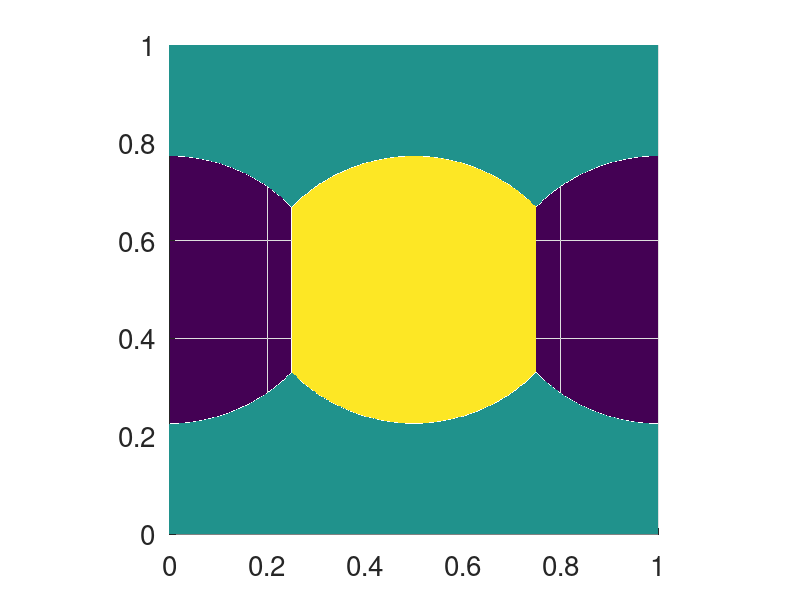

Reproduce this figure in MATLAB. (Note: this script raises an error after producing the figure.)

clear all 
close all 

%% Setting up grid point  
L=1.0; 
N=1024; %Number of discretization  (This will make x=0,1,2,3....100 exactly)
h=L/N;

x=zeros(1,N); 
for i=1:N %so that you have N data in total in the grid, 
   x(i)= (i-1)*h;  % 'xb' include the boundary..
end

y=x; 
 
[X,Y] = meshgrid(x,y);

data=importdata("chi_199.txt"); 

fig=figure; 


h=surf(X,Y,data);
set(h,'edgecolor','none')
pbaspect([1 1 1])
view(2)

set(gca,'fontsize' ,20)
ax = gca;
outerpos = ax.OuterPosition;
ti = ax.TightInset; 
left = outerpos(1) + ti(1);
bottom = outerpos(2) + ti(2);
ax_width = outerpos(3) - ti(1) - ti(3);
ax_height = outerpos(4) - ti(2) - ti(4);
ax.Position = [left bottom ax_width ax_height];
set(gca,'XColor', 'none','YColor','none')

set(fig,'Units','Inches');
pos = get(fig,'Position');
set(fig,'PaperPositionMode','Auto','PaperUnits','Inches','PaperSize',[pos(3), pos(4)])
print(fig,'Kernel','-dpng','-r0')